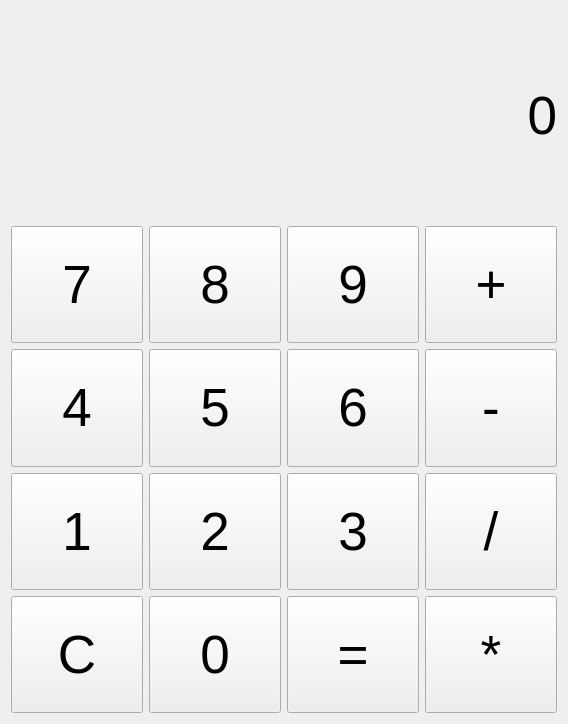
<?xml version="1.0" encoding="UTF-8"?>
<ui version="4.0">
 <class>Form</class>
 <widget class="QWidget" name="Form">
  <property name="geometry">
   <rect>
    <x>0</x>
    <y>0</y>
    <width>568</width>
    <height>724</height>
   </rect>
  </property>
  <property name="windowTitle">
   <string>Form</string>
  </property>
  <layout class="QVBoxLayout" name="verticalLayout" stretch="3,7">
   <item>
    <widget class="QLabel" name="lbl_result">
     <property name="font">
      <font>
       <pointsize>40</pointsize>
      </font>
     </property>
     <property name="text">
      <string>0</string>
     </property>
     <property name="alignment">
      <set>Qt::AlignRight|Qt::AlignTrailing|Qt::AlignVCenter</set>
     </property>
     <property name="margin">
      <number>20</number>
     </property>
    </widget>
   </item>
   <item>
    <layout class="QVBoxLayout" name="verticalLayout_2">
     <item>
      <layout class="QHBoxLayout" name="horizontalLayout_5">
       <item>
        <widget class="QPushButton" name="btn_7">
         <property name="sizePolicy">
          <sizepolicy hsizetype="Minimum" vsizetype="Preferred">
           <horstretch>0</horstretch>
           <verstretch>0</verstretch>
          </sizepolicy>
         </property>
         <property name="font">
          <font>
           <pointsize>40</pointsize>
          </font>
         </property>
         <property name="text">
          <string>7</string>
         </property>
        </widget>
       </item>
       <item>
        <widget class="QPushButton" name="btn_8">
         <property name="sizePolicy">
          <sizepolicy hsizetype="Minimum" vsizetype="Preferred">
           <horstretch>0</horstretch>
           <verstretch>0</verstretch>
          </sizepolicy>
         </property>
         <property name="font">
          <font>
           <pointsize>40</pointsize>
          </font>
         </property>
         <property name="text">
          <string>8</string>
         </property>
        </widget>
       </item>
       <item>
        <widget class="QPushButton" name="btn_9">
         <property name="sizePolicy">
          <sizepolicy hsizetype="Minimum" vsizetype="Preferred">
           <horstretch>0</horstretch>
           <verstretch>0</verstretch>
          </sizepolicy>
         </property>
         <property name="font">
          <font>
           <pointsize>40</pointsize>
          </font>
         </property>
         <property name="text">
          <string>9</string>
         </property>
        </widget>
       </item>
       <item>
        <widget class="QPushButton" name="btn_add">
         <property name="sizePolicy">
          <sizepolicy hsizetype="Minimum" vsizetype="Preferred">
           <horstretch>0</horstretch>
           <verstretch>0</verstretch>
          </sizepolicy>
         </property>
         <property name="font">
          <font>
           <pointsize>40</pointsize>
          </font>
         </property>
         <property name="text">
          <string>+</string>
         </property>
        </widget>
       </item>
      </layout>
     </item>
     <item>
      <layout class="QHBoxLayout" name="horizontalLayout_3">
       <item>
        <widget class="QPushButton" name="btn_4">
         <property name="sizePolicy">
          <sizepolicy hsizetype="Minimum" vsizetype="Preferred">
           <horstretch>0</horstretch>
           <verstretch>0</verstretch>
          </sizepolicy>
         </property>
         <property name="font">
          <font>
           <pointsize>40</pointsize>
          </font>
         </property>
         <property name="text">
          <string>4</string>
         </property>
        </widget>
       </item>
       <item>
        <widget class="QPushButton" name="btn_5">
         <property name="sizePolicy">
          <sizepolicy hsizetype="Minimum" vsizetype="Preferred">
           <horstretch>0</horstretch>
           <verstretch>0</verstretch>
          </sizepolicy>
         </property>
         <property name="font">
          <font>
           <pointsize>40</pointsize>
          </font>
         </property>
         <property name="text">
          <string>5</string>
         </property>
        </widget>
       </item>
       <item>
        <widget class="QPushButton" name="btn_6">
         <property name="sizePolicy">
          <sizepolicy hsizetype="Minimum" vsizetype="Preferred">
           <horstretch>0</horstretch>
           <verstretch>0</verstretch>
          </sizepolicy>
         </property>
         <property name="font">
          <font>
           <pointsize>40</pointsize>
          </font>
         </property>
         <property name="text">
          <string>6</string>
         </property>
        </widget>
       </item>
       <item>
        <widget class="QPushButton" name="btn_sub">
         <property name="sizePolicy">
          <sizepolicy hsizetype="Minimum" vsizetype="Preferred">
           <horstretch>0</horstretch>
           <verstretch>0</verstretch>
          </sizepolicy>
         </property>
         <property name="font">
          <font>
           <pointsize>40</pointsize>
          </font>
         </property>
         <property name="text">
          <string>-</string>
         </property>
        </widget>
       </item>
      </layout>
     </item>
     <item>
      <layout class="QHBoxLayout" name="horizontalLayout_4">
       <item>
        <widget class="QPushButton" name="btn_1">
         <property name="sizePolicy">
          <sizepolicy hsizetype="Minimum" vsizetype="Preferred">
           <horstretch>0</horstretch>
           <verstretch>0</verstretch>
          </sizepolicy>
         </property>
         <property name="font">
          <font>
           <pointsize>40</pointsize>
          </font>
         </property>
         <property name="text">
          <string>1</string>
         </property>
        </widget>
       </item>
       <item>
        <widget class="QPushButton" name="btn_2">
         <property name="sizePolicy">
          <sizepolicy hsizetype="Minimum" vsizetype="Preferred">
           <horstretch>0</horstretch>
           <verstretch>0</verstretch>
          </sizepolicy>
         </property>
         <property name="font">
          <font>
           <pointsize>40</pointsize>
          </font>
         </property>
         <property name="text">
          <string>2</string>
         </property>
        </widget>
       </item>
       <item>
        <widget class="QPushButton" name="btn_3">
         <property name="sizePolicy">
          <sizepolicy hsizetype="Minimum" vsizetype="Preferred">
           <horstretch>0</horstretch>
           <verstretch>0</verstretch>
          </sizepolicy>
         </property>
         <property name="font">
          <font>
           <pointsize>40</pointsize>
          </font>
         </property>
         <property name="text">
          <string>3</string>
         </property>
        </widget>
       </item>
       <item>
        <widget class="QPushButton" name="btn_div">
         <property name="sizePolicy">
          <sizepolicy hsizetype="Minimum" vsizetype="Preferred">
           <horstretch>0</horstretch>
           <verstretch>0</verstretch>
          </sizepolicy>
         </property>
         <property name="font">
          <font>
           <pointsize>40</pointsize>
          </font>
         </property>
         <property name="text">
          <string>/</string>
         </property>
        </widget>
       </item>
      </layout>
     </item>
     <item>
      <layout class="QHBoxLayout" name="horizontalLayout">
       <item>
        <widget class="QPushButton" name="btn_clr">
         <property name="sizePolicy">
          <sizepolicy hsizetype="Minimum" vsizetype="Preferred">
           <horstretch>0</horstretch>
           <verstretch>0</verstretch>
          </sizepolicy>
         </property>
         <property name="font">
          <font>
           <pointsize>40</pointsize>
          </font>
         </property>
         <property name="text">
          <string>C</string>
         </property>
        </widget>
       </item>
       <item>
        <widget class="QPushButton" name="btn_0">
         <property name="sizePolicy">
          <sizepolicy hsizetype="Minimum" vsizetype="Preferred">
           <horstretch>0</horstretch>
           <verstretch>0</verstretch>
          </sizepolicy>
         </property>
         <property name="font">
          <font>
           <pointsize>40</pointsize>
          </font>
         </property>
         <property name="text">
          <string>0</string>
         </property>
        </widget>
       </item>
       <item>
        <widget class="QPushButton" name="btn_eql">
         <property name="sizePolicy">
          <sizepolicy hsizetype="Minimum" vsizetype="Preferred">
           <horstretch>0</horstretch>
           <verstretch>0</verstretch>
          </sizepolicy>
         </property>
         <property name="font">
          <font>
           <pointsize>40</pointsize>
          </font>
         </property>
         <property name="text">
          <string>=</string>
         </property>
        </widget>
       </item>
       <item>
        <widget class="QPushButton" name="btn_mul">
         <property name="sizePolicy">
          <sizepolicy hsizetype="Minimum" vsizetype="Preferred">
           <horstretch>0</horstretch>
           <verstretch>0</verstretch>
          </sizepolicy>
         </property>
         <property name="font">
          <font>
           <pointsize>40</pointsize>
          </font>
         </property>
         <property name="text">
          <string>*</string>
         </property>
        </widget>
       </item>
      </layout>
     </item>
    </layout>
   </item>
  </layout>
 </widget>
 <resources/>
 <connections>
  <connection>
   <sender>btn_0</sender>
   <signal>clicked()</signal>
   <receiver>lbl_result</receiver>
   <slot>update()</slot>
   <hints>
    <hint type="sourcelabel">
     <x>214</x>
     <y>655</y>
    </hint>
    <hint type="destinationlabel">
     <x>283</x>
     <y>113</y>
    </hint>
   </hints>
  </connection>
 </connections>
</ui>
